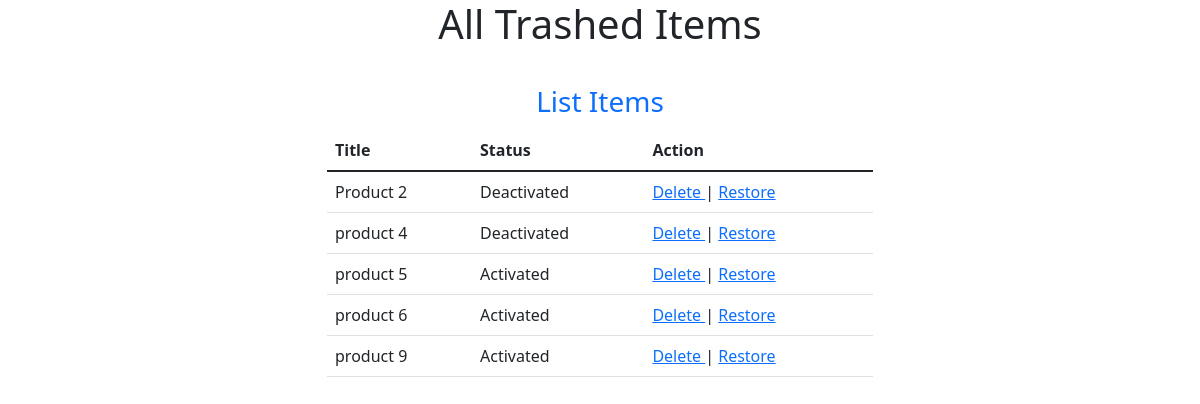
Page /admin/products/TrashIndex.php on the committed database.
### tables this page shows
CREATE TABLE `product` (
  `id` int(255) NOT NULL,
  `title` varchar(255) NOT NULL,
  `created_at` datetime NOT NULL DEFAULT CURRENT_TIMESTAMP,
  `modified_at` datetime NOT NULL DEFAULT CURRENT_TIMESTAMP,
  `picture` varchar(255) DEFAULT NULL,
  `is_active` tinyint(4) NOT NULL DEFAULT '0',
  `is_deleted` tinyint(4) NOT NULL DEFAULT '0'
);

### admin/products/TrashIndex.php (the view, shortened to what this page needs)
<?php
$conn = new PDO("mysql:host=localhost;dbname=ecommerce",
    'root', '');
$conn->setAttribute(PDO::ATTR_ERRMODE,
    PDO::ERRMODE_EXCEPTION);
$query = "SELECT * FROM `product` WHERE is_deleted = 1";
$stmt = $conn->prepare($query);
$result = $stmt->execute();
$products = $stmt->fetchAll();
?>
<!doctype html>
<html lang="en">
<head>
    <link href="https://cdn.jsdelivr.net/npm/bootstrap@5.1.3/dist/css/bootstrap.min.css" rel="stylesheet">
</head>
<body>
<section>
    <div class="container">
        <div class="row justify-content-center">
            <div class="col-md-6">
                <h1 class="text-center mb-4">All Trashed Items</h1>
                <ul class="nav justify-content-center fs-3">
                    <li class="nav-item">
                        <a class="nav-link" href="index.php">List Items</a>
                    </li>
                </ul>
                <table class="table">
                    <thead>
                    <tr>
                        <th scope="col">Title</th>
                        <th scope="col">Status</th>
                        <th scope="col">Action</th>
                    </tr>
                    </thead>
                    <tbody>
                    <?php
                    if (count($products) > 0):
                    foreach ($products as $product):
                    ?>
                    <tr>
                        <td><?= $product['title']?></td>
                        <td><?= $product['is_active'] ? 'Activated' : 'Deactivated'?></td>
                        <td><a href="delete.php?id=<?=$product['id'];?>"
                            onclick="return confirm('Are you sure you want to delete?')">
                                Delete
                            </a>
                            |
                            <a href="restore.php?id=<?=$product['id'];?>"
                               onclick="return confirm('Are you sure you want to restore?')">
                                Restore
                            </a>
                        </td>
                    </tr>
                    <?php
                    endforeach;
                    else:
                    ?>
                    <tr>
                        <td colspan="2">No Product is available.</td>
                    </tr>
                    <?php
                    endif;
                    ?>
                    </tbody>
                </table>
            </div>
        </div>
    </div>
</section>
</body>
</html>

### rows in the picture
product: title "Product 2", is_active "Deactivated"
product: title "product 4", is_active "Deactivated"
product: title "product 5", is_active "Activated"
product: title "product 6", is_active "Activated"
product: title "product 9", is_active "Activated"
